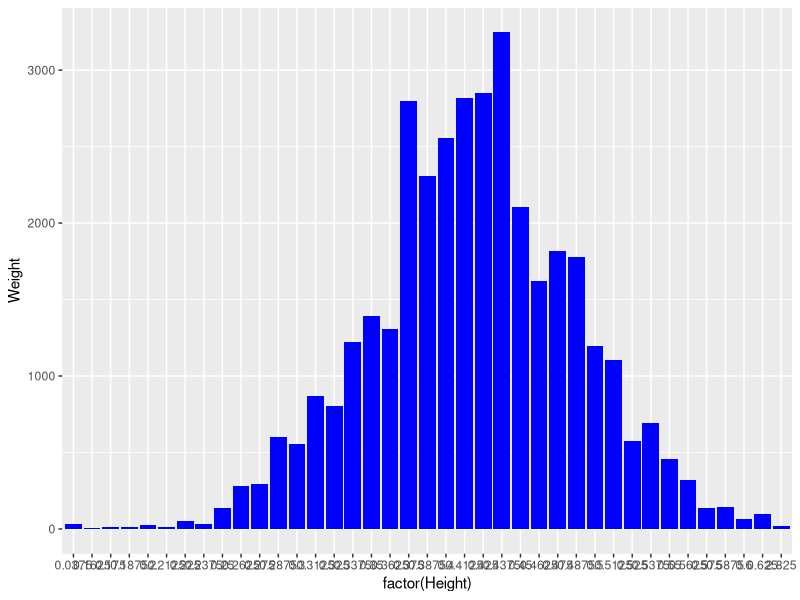

This figure's R source:
## ---- chunk 1
# set up R and clear mind 
rm(list=ls())
library(tidyverse)
library(ggplot2)
library(ggfortify)
library(here)
## ---- chunk 2
# read in data and take a look
crabs <- read.csv(here("Data", "CrabAgePrediction.csv"))
glimpse(crabs)
view(crabs)
## ---- chunk 3
# chnage variables to factor
crabs$Sex<- as.factor(crabs$Sex)
levels(crabs$Sex)
## ---- chunk 4
    # take data from just female crabs 
    female_crabs <- crabs %>% filter(Sex == "F") 

    view(female_crabs)
## ---- chunk 5
    # The response variable is height and weight. 
    # The predicator variable is if the crab is male of female. 
    # The appropriate statistical analysis would be a chi-square test,    because both crab height and weight are ratio data. Furthermore, there are also no more than two groups to compare. 
## ---- chunk 6
    female_crabs %>% 
      group_by(Height, Weight)

    glimpse(female_crabs)

    # make a figure 
    ggplot(female_crabs, aes(x = factor(Height), y = Weight)) +
     geom_bar(stat = "identity", fill = "blue") 

    # X2 contingancy table analysis
    female_crabs.mat <- xtabs(Weight ~ Height, 
                              data = female_crabs)
      
## ---- chunk 7
# Conduct test!!
chisq.test(female_crabs.mat)

# Return values
female_crabs.chi <- chisq.test(female_crabs.mat)
names(female_crabs.chi)
